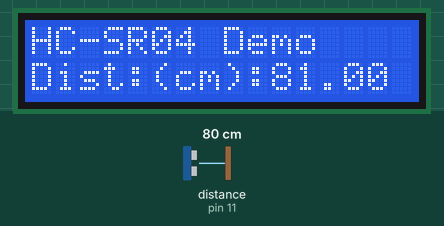
Recording of a sketch running on a simulated Arduino Uno, built with avr-gcc and run on an emulated ATmega328P. Parts: 16×2 character LCD. The test bench sets the inputs (shaded band); at power-on: distance to the obstacle (sensor on pin 11) 80 cm. The echo pulse lasts 58.3 µs per cm; what the sketch prints to the serial monitor is not drawn.

Above: at 1.2 s.
1.3 s: distance to the obstacle (sensor on pin 11) set to 4 cm
At 2.9 s:
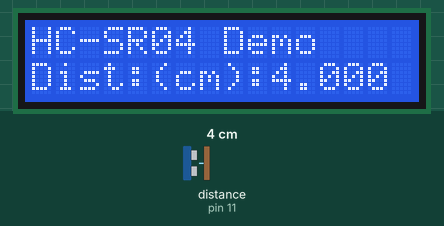
3.7 s: distance to the obstacle (sensor on pin 11) set to 2 cm
At 5.6 s:
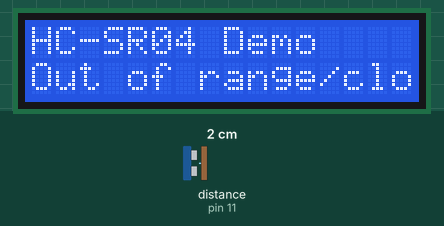
5.9 s: distance to the obstacle (sensor on pin 11) set to 9 cm
At 7.3 s:
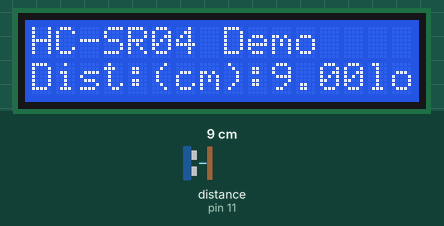
7.6 s: distance to the obstacle (sensor on pin 11) set to 18 cm
At 8.9 s:
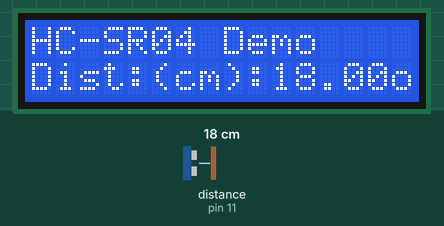
9.7 s: distance to the obstacle (sensor on pin 11) set to 120 cm
At 10.9 s:
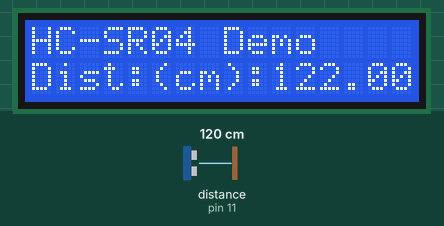
11.9 s: distance to the obstacle (sensor on pin 11) set to 198 cm
At 13.3 s:
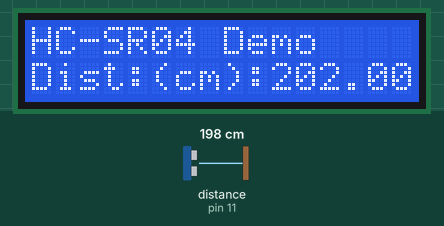
14.0 s: distance to the obstacle (sensor on pin 11) set to 206 cm
Timing chart, 0 to 17.0 s (numbered marks = the images above; inputs shaded):
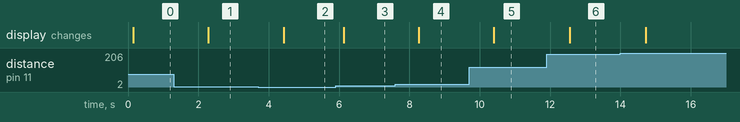

Measured:
- the behaviour switches between 3 and 2 cm on distance to the obstacle (sensor on pin 11) (found by bisection; images 1 and 2)
- after the input at 1.3 s, the display: changes after 0.99 s (image 1)
- after the input at 3.7 s, the display: changes after 0.72 s (image 2)
- after the input at 5.9 s, the display: changes after 0.23 s (image 3)
- after the input at 7.6 s, the display: changes after 0.66 s (image 4)
- after the input at 9.7 s, the display: changes after 0.70 s (image 5)
- after the input at 11.9 s, the display: changes after 0.66 s (image 6)

The sketch:

Ultrasonic.ino
```cpp
// ---------------------------------------------------------------------------
//  How to find distance using HC-SR04 and I2C LCD
// ---------------------------------------------------------------------------
#include <LiquidCrystal_I2C.h>

#include <NewPing.h>

#define TRIGGER_PIN  12  // Arduino pin tied to trigger pin on the ultrasonic sensor.
#define ECHO_PIN     11  // Arduino pin tied to echo pin on the ultrasonic sensor.
#define MAX_DISTANCE 200 // Maximum distance we want to ping for (in centimeters). Maximum sensor distance is rated at 400-500cm.


// Set the LCD address to 0x27 for a 16 chars and 2 line display 0x3F
//UNO SDA PIN to LCD SDA
//UNO SDA PIN to LCD SDA
//UNO GND GND to LCD GND
//UNO 5v PIN to LCD VCC

LiquidCrystal_I2C lcd(0x3F, 16, 2);

NewPing sonar(TRIGGER_PIN, ECHO_PIN, MAX_DISTANCE); // NewPing setup of pins and maximum distance.
float distance=0.0;
void setup() {
  Serial.begin(9600); // Open serial monitor at 115200 baud to see ping results.
// initialize the LCD
  lcd.begin();
  // Turn on the blacklight and print a message.
  lcd.backlight();
 // lcd.print("Hi! IoTwebplanet.com");
// lcd.setCursor ( 0, 1 );        // go to the next line
  lcd.print("HC-SR04 Demo");
   lcd.setCursor ( 0, 1 );
}

void loop() {
  delay(50);                     // Wait 50ms between pings (about 20 pings/sec). 29ms should be the shortest delay between pings.


  distance = sonar.ping_cm();

  // Send results to Serial Monitor
  Serial.print("Distance = ");
  if (distance >= 400 || distance <= 2) {
    Serial.println("Out of range");
     lcd.setCursor ( 0, 1 );
      lcd.print("Out of range/close ");
  }
  else {
    Serial.print(distance);
    Serial.println(" cm");
    lcd.setCursor ( 0, 1 );
    lcd.print("Dist:(cm):");
    lcd.setCursor ( 10, 1 );
    lcd.print(distance);
    delay(500);

  }
  delay(500);
  //lcd.clear();


}
```
